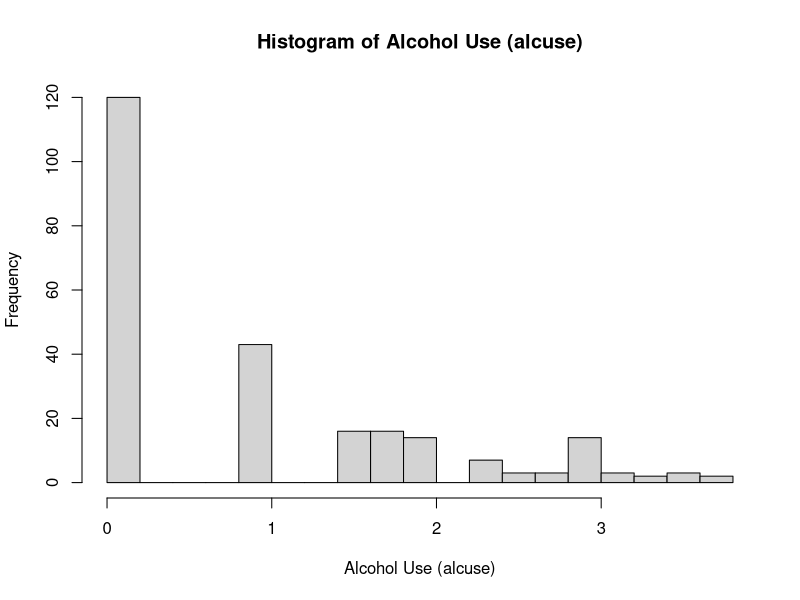
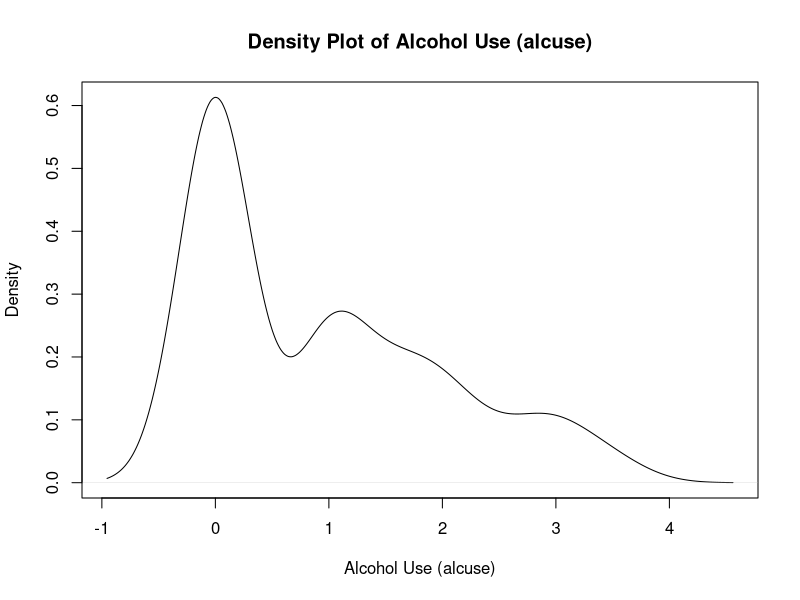
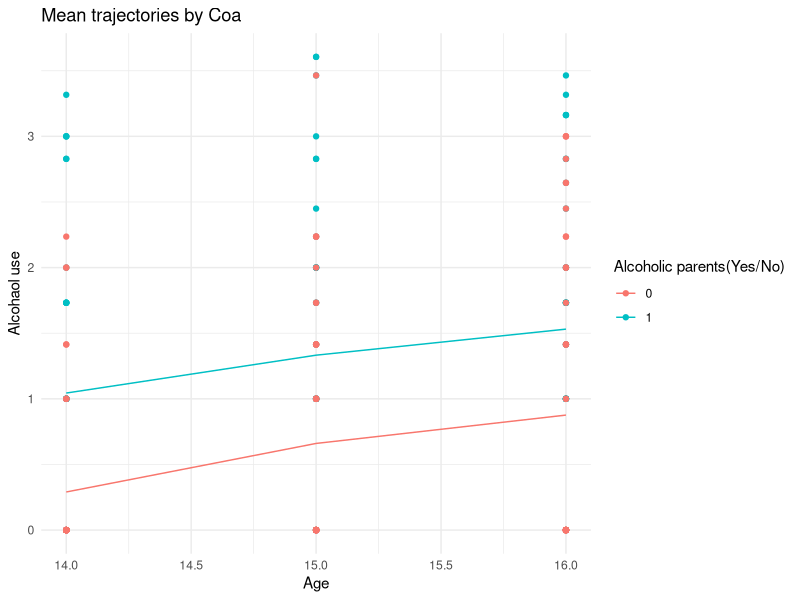
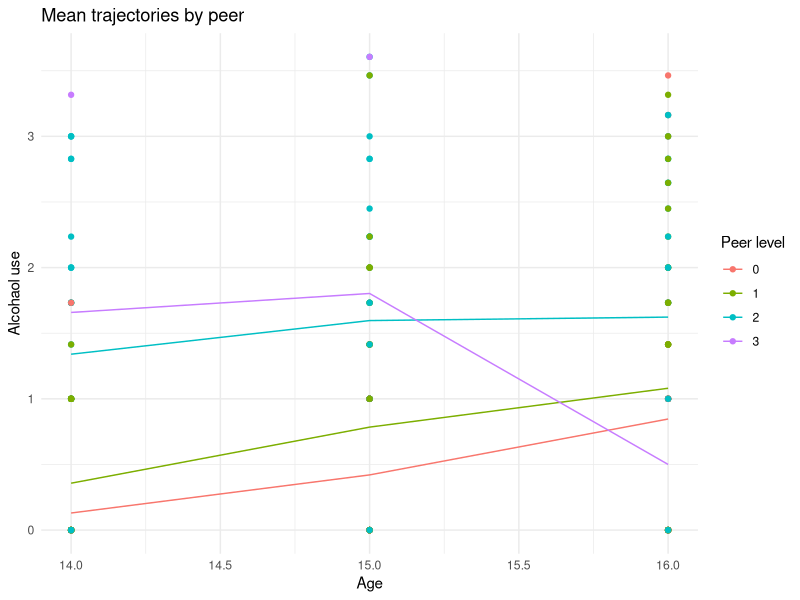
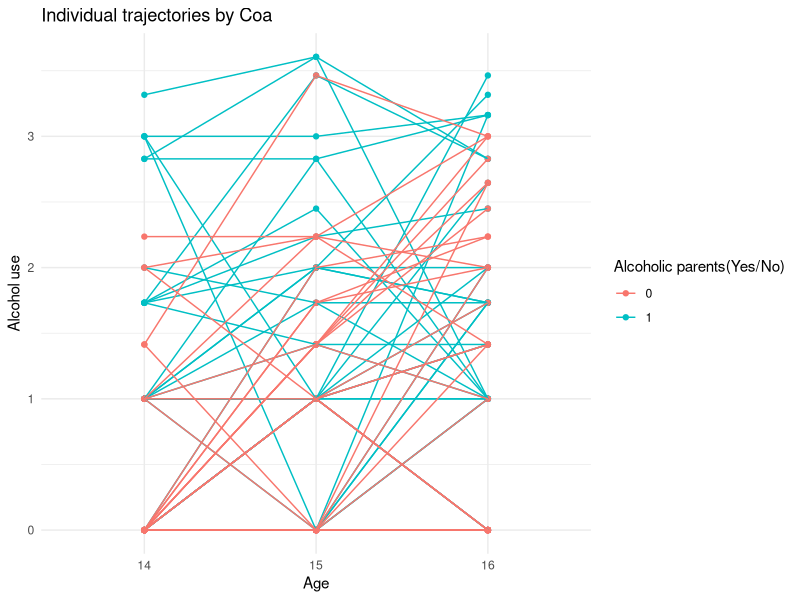
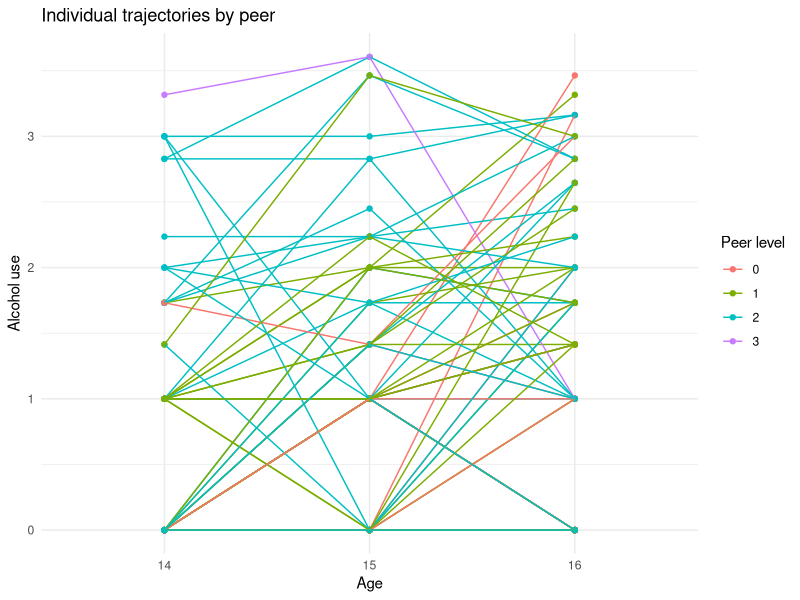
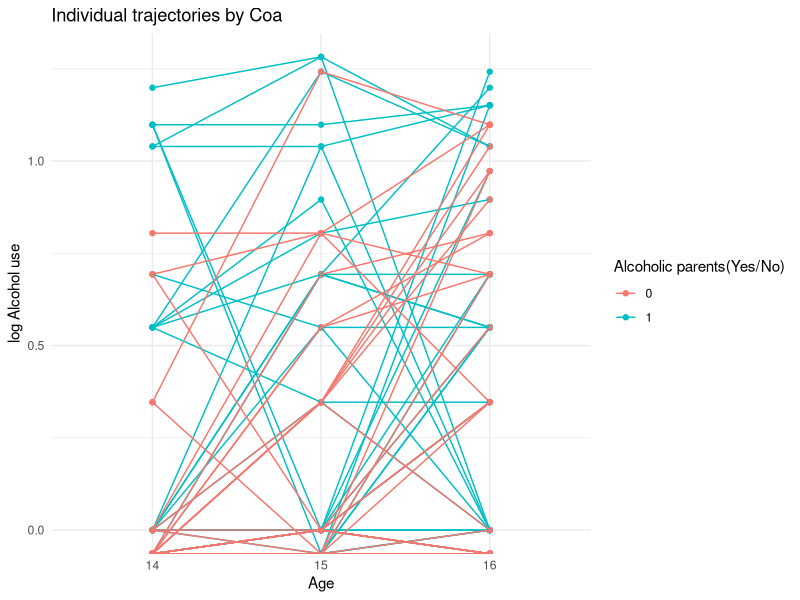
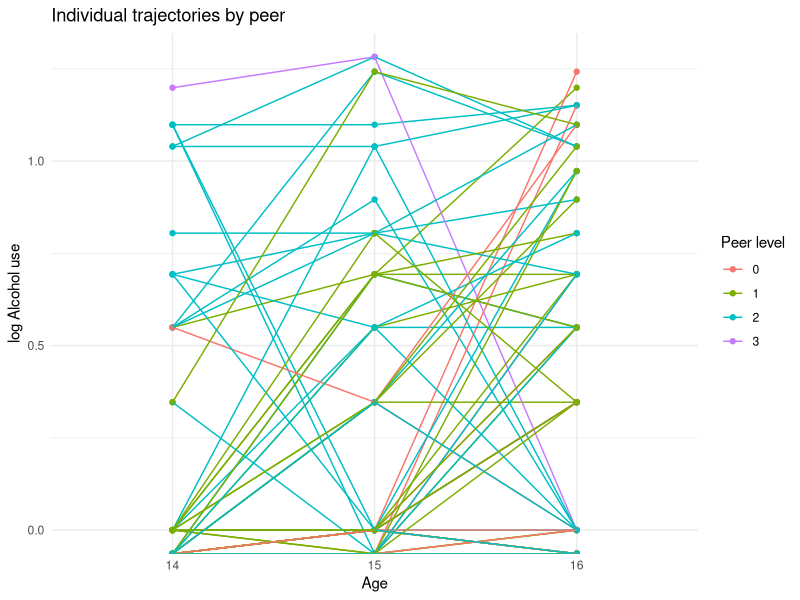

R code for these plots, in order:
## ---- chunk 1
knitr::opts_chunk$set(echo = TRUE)
library(tidyverse)
library(lme4)
library(nlme)
library(knitr)
library(broom.mixed)
library(dplyr)
## ---- chunk 2
data <- read.table("alcohol.txt", header = TRUE) %>%
  na.omit()

hist(data$alcuse, 
     breaks = 20,           
     main = "Histogram of Alcohol Use (alcuse)", 
     xlab = "Alcohol Use (alcuse)")

plot(density(data$alcuse), 
     main = "Density Plot of Alcohol Use (alcuse)",  
     xlab = "Alcohol Use (alcuse)")    

## ---- chunk 3
data$peer <- round(data$peer)

data %>%
ggplot(aes(x = age, y = alcuse, color = as.factor(coa))) +
geom_point() +
stat_summary(aes(group = coa), fun = mean, geom="line") +
labs(title ="Mean trajectories by Coa",y = "Alcohaol use", x = "Age", color = "Alcoholic parents(Yes/No)")+
  theme_minimal()

data %>%
ggplot(aes(x = age, y = alcuse, color = as.factor(peer))) +
geom_point() +
stat_summary(aes(group = peer), fun = mean, geom="line") +
labs(title ="Mean trajectories by peer",y = "Alcohaol use", x = "Age", color = "Peer level")+
  theme_minimal()

data %>%
ggplot(aes(x = as.factor(age), y = alcuse, color = as.factor(coa))) +
geom_point() + 
geom_line(aes(group = id)) + 
labs(title ="Individual trajectories by Coa",y = "Alcohol use", x = "Age", color = "Alcoholic parents(Yes/No)")+
  theme_minimal()

data %>%
ggplot(aes(x = as.factor(age), y = alcuse, color = as.factor(peer))) +
geom_point() + 
geom_line(aes(group = id)) + 
labs(title ="Individual trajectories by peer",y = "Alcohol use", x = "Age", color = "Peer level")+
  theme_minimal()


data <- data %>%
  mutate(logalcuse = log(alcuse))

data %>%
ggplot(aes(x = as.factor(age), y = logalcuse, color = as.factor(coa))) +
geom_point() + 
geom_line(aes(group = id)) + 
labs(title ="Individual trajectories by Coa",y = "log Alcohol use", x = "Age", color = "Alcoholic parents(Yes/No)")+
  theme_minimal()

data %>%
ggplot(aes(x = as.factor(age), y = logalcuse, color = as.factor(peer))) +
geom_point() + 
geom_line(aes(group = id)) + 
labs(title ="Individual trajectories by peer",y = "log Alcohol use", x = "Age", color = "Peer level")+
  theme_minimal()


## ---- chunk 4
data <- data %>%
  mutate(agesq = age^2)

# data of alcuse contain 0s which are not positive so that the gamma distribution does not satisfy. Adjust with adding very small number.
data$alcuse <- data$alcuse + 0.00001


#linear trend (random intercept)
m_linear <- glmer(alcuse ~ male + peer + coa + age + age * coa + age * peer + (1|id), data = data, 
              family = Gamma(link = "log"))
summary(m_linear)



#quadratic trend (random intercept)
m_quadratic <- glmer(alcuse ~ male + peer + coa + age + agesq + age * coa + 
                 agesq * coa + age * peer + agesq * peer + (1|id), data = data, 
              family = Gamma(link = "log"))
summary(m_quadratic)

l1 <- logLik(m_linear)
l2 <- logLik(m_quadratic)
l1
l2


LRT <- (-2)*(l1-l2)
LRT
LRT <- as.numeric(LRT)
p_value <- 1-pchisq(LRT, df=3)
p_value
p_value <- as.numeric(p_value)

anova(m_linear, m_quadratic, test = "LRT") 

table1 <- tibble(model = c("linear trend", "quadratic trend"), 
                 loglikelihood = c(l1,l2), df = c(3," "), statistic = c(1.94, " "), p_value = c(0.58, " "))

#table 1
table1 %>%
  kable(caption = "likelihood ratio test of linear trend and quadratic trend",
        digits = 2)



# Extract fixed effects with tidy format
coef_table <- tidy(m_linear, effects = "fixed")

# Round and rename columns
coef_table <- coef_table %>%
  mutate(across(where(is.numeric), round, 3)) %>%
  dplyr::select(- effect)

# table 2
coef_table %>%
  kable(caption = "linear trend output(fixed effect)")




# model peer as ordinal continuous
model_ctspeer <- glmer(alcuse ~ peer + coa + age + age * peer + (1|id), data = data, 
              family = Gamma(link = "log"))
summary(model_ctspeer)
l1 <- logLik(model_ctspeer)


data$peer <- as.factor(as.character(data$peer))

# model peer as level
model_levelpeer <- glmer(alcuse ~ peer + coa + age + age * peer + (1|id), data = data, 
              family = Gamma(link = "log"))
summary(model_levelpeer)
l2 <- logLik(model_levelpeer)
LRT <- (-2)*(l1-l2)
p_value <- 1-pchisq(LRT, df=4)
p_value

anova(model_ctspeer, model_levelpeer)

table3 <- tibble(model = c("Ordinal peer", "Categorical peer"), 
                 loglikelihood = c(l1,l2), df = c(4," "), statistic = c(1.25, " "), p_value = c(0.87, " "))

#table 3
table3 %>%
  kable(caption = "likelihood ratio test:using peer as ordinal variable vs categorical factor",
        digits = 2)



# Extract fixed effects with tidy format
coef_table <- tidy(model_ctspeer, effects = "fixed")

# Round and rename columns
coef_table <- coef_table %>%
  mutate(across(where(is.numeric), round, 3)) %>%
  dplyr::select(- effect) %>%
  dplyr::select(- p.value) %>%
  dplyr::select(- statistic)

#table 4
coef_table %>%
  kable(caption = "final model output(fixed effect)")



## ---- chunk 5
cor(data$age, data$age^2)

data <- data %>%
  mutate(agec = age-mean(age))%>%
  mutate(agecsq = agec^2)

cor(data$agec, data$agec^2)
